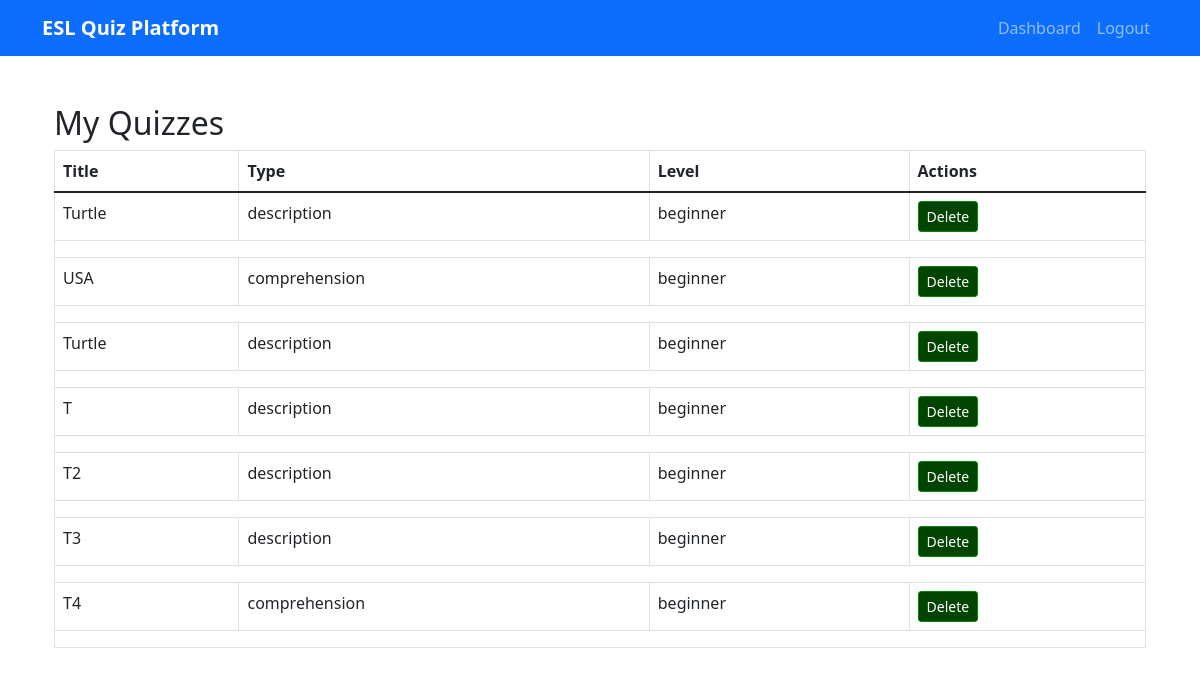
The app's page /my_quizzes (signed in), older data.
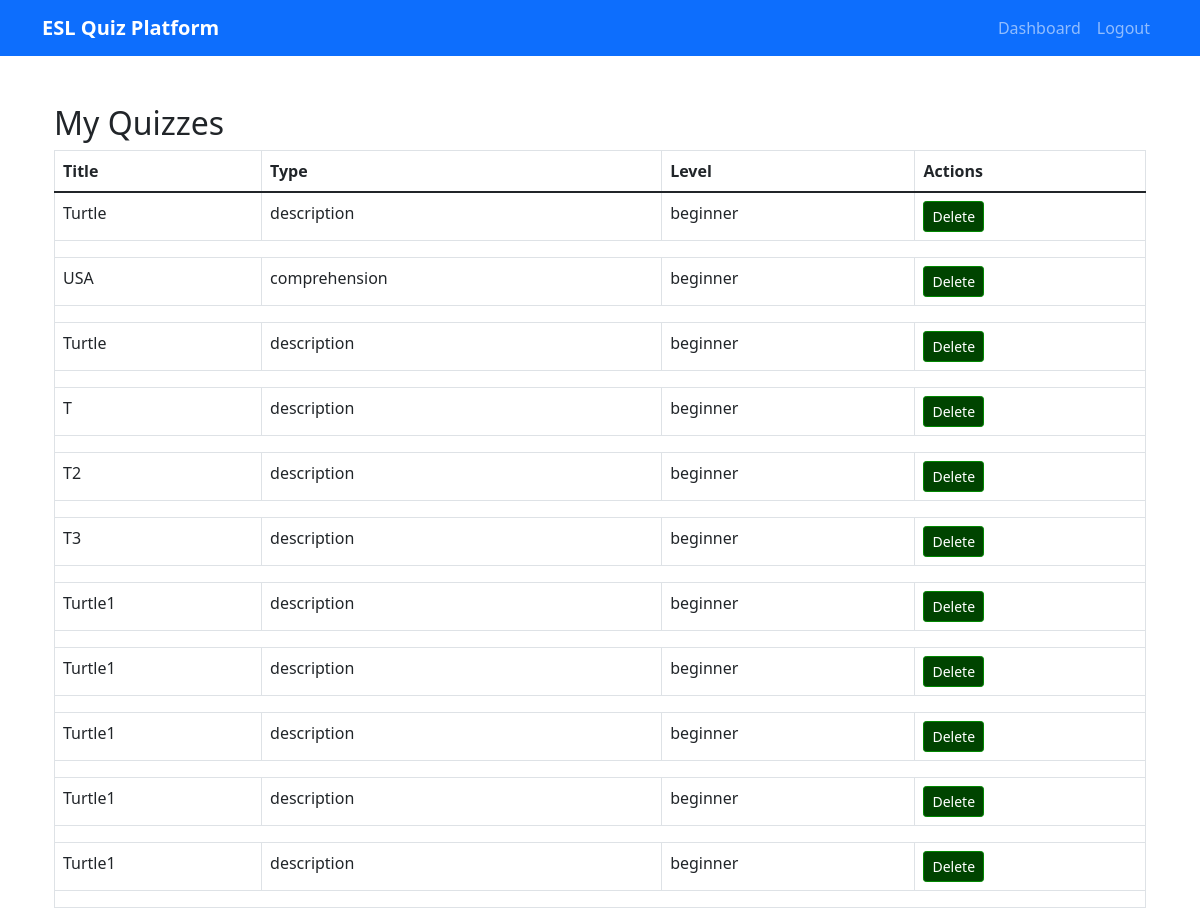
The same page, newer data.
### app/models.py (models this page shows, shortened)
class Quiz(db.Model):
    id = db.Column(db.Integer, primary_key=True)
    title = db.Column(db.String(200), nullable=False)
    description = db.Column(db.Text)
    quiz_type = db.Column(db.String(50))
    source_content = db.Column(db.Text)
    source_image_path = db.Column(db.String(255))
    source_mime = db.Column(db.String(50))
    difficulty_level = db.Column(db.String(20))
    created_at = db.Column(db.DateTime, default=datetime.utcnow)
    is_active = db.Column(db.Boolean, default=True)
    creator_id = db.Column(db.Integer, db.ForeignKey('user.id'), nullable=False)
    questions = db.relationship('Question', backref='quiz', lazy='dynamic', cascade='all, delete-orphan')
    attempts = db.relationship('QuizAttempt', backref='quiz', lazy='dynamic')
    assignments = db.relationship('QuizAssignment', backref='quiz', lazy='dynamic')

### app/main/routes.py (the view)
@bp.route('/my_quizzes')
@login_required
def my_quizzes():
    if not current_user.is_instructor():
        flash('Access denied.')
        return redirect(url_for('main.dashboard'))
    quizzes = Quiz.query.filter_by(creator=current_user, is_active=True).all()
    return render_template('main/my_quizzes.html', title='My Quizzes', quizzes=quizzes)

### app/models.py (called while the page is built)
@login.user_loader
def load_user(id):
    return User.query.get(int(id))

    def is_instructor(self):
        return self.role == 'instructor'

### app/templates/main/my_quizzes.html (shortened to what this page needs)
{% extends "base.html" %}
{% block content %}
<div class="container mt-5">
    <h2>My Quizzes</h2>
    <table class="table table-bordered">
        <thead class="thead-dark">
            <tr>
                <th>Title</th>
                <th>Type</th>
                <th>Level</th>
                <th>Actions</th>
            </tr>
        </thead>
        <tbody>
            {% for quiz in quizzes %}
            <tr data-bs-toggle="collapse" data-bs-target="#quizDetails{{ quiz.id }}" class="accordion-toggle" style="cursor: pointer;">
                <td>{{ quiz.title }}</td>
                <td>{{ quiz.quiz_type }}</td>
                <td>{{ quiz.difficulty_level }}</td>
                <td>
                    <form method="POST" action="{{ url_for('main.delete_quiz', quiz_id=quiz.id) }}" onsubmit="return confirm('Delete this quiz?');">
                        <button type="submit" class="btn btn-danger btn-sm">Delete</button>
                    </form>
                </td>
            </tr>
            <tr>
                <td colspan="4" class="hiddenRow">
                </td>
            </tr>
            {% endfor %}
        </tbody>
    </table>
</div>
{% endblock %}

Row changes from the older to the newer data that the page shows:
no longer on this page (row edited): Quiz: title "T4", quiz_type "comprehension", difficulty_level "beginner"
added Quiz: title "Turtle1", quiz_type "description", difficulty_level "beginner"
added Quiz: title "Turtle1", quiz_type "description", difficulty_level "beginner"
added Quiz: title "Turtle1", quiz_type "description", difficulty_level "beginner"
added Quiz: title "Turtle1", quiz_type "description", difficulty_level "beginner"
added Quiz: title "Turtle1", quiz_type "description", difficulty_level "beginner"
